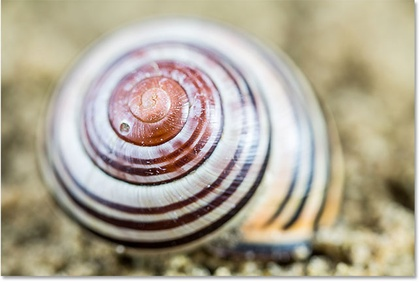
%> input picture sesion3/_61A5845.jpg, 420 x 282 px, shrunk from 643 x 431 before the run
$ octave sesion3.m   (GNU Octave 9; MATLAB toolbox functions it lacks are replaced by stand-ins)
%> lines starting %> are read from the running program, lines starting %| are printed output that depends on the picture
caracol1 = rgb2gray((imread('_61A5845.jpg')));
%> caracol1: size 282x420 uint8; min 0, max 255, mean 167.3
caracol2 = rgb2gray((imread('_61A5855.jpg')));
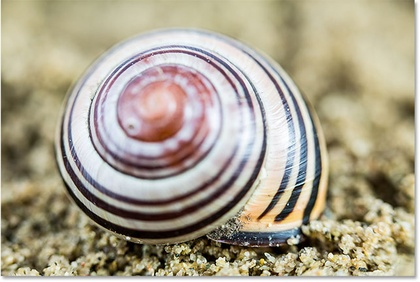
%> input picture sesion3/_61A5855.jpg, 420 x 282 px, shrunk from 643 x 431 before the run
%> caracol2: size 282x420 uint8; min 0, max 255, mean 162.2
caracol3 = rgb2gray((imread('_61A5861.jpg')));
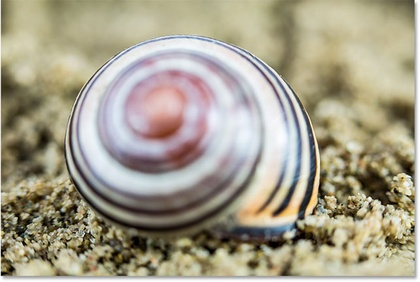
%> input picture sesion3/_61A5861.jpg, 420 x 282 px, shrunk from 643 x 431 before the run
%> caracol3: size 282x420 uint8; min 0, max 255, mean 159

Sv = [-1, 0, 1; -2, 0, 2; -1, 0, 1];
Sh = [-1, -2, -1; 0, 0, 0; 1, 2, 1];

caracol1sv = imfilter(caracol1, Sv);
caracol1sh = imfilter(caracol1, Sh);
caracol1s = abs(caracol1sh) + abs(caracol1sv);
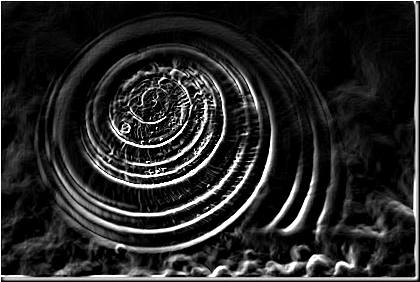
%> caracol1s: size 282x420 uint8; min 0, max 255, mean 39.1

caracol2sv = imfilter(caracol2, Sv);
caracol2sh = imfilter(caracol2, Sh);
caracol2s = abs(caracol2sh) + abs(caracol2sv);
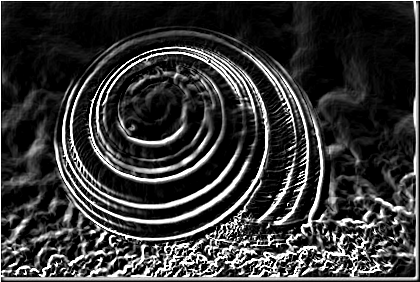
%> caracol2s: size 282x420 uint8; min 0, max 255, mean 54.9

caracol3sv = imfilter(caracol3, Sv);
caracol3sh = imfilter(caracol3, Sh);
caracol3s = abs(caracol3sh) + abs(caracol3sv);
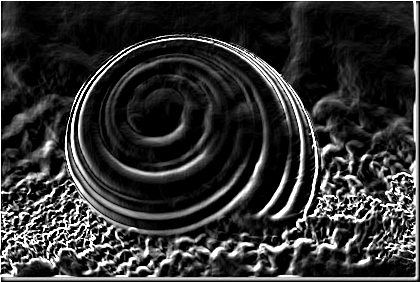
%> caracol3s: size 282x420 uint8; min 0, max 255, mean 50.3

figure
montage({caracol1, caracol1s})

figure
montage({caracol2, caracol2s})

figure
montage({caracol3, caracol3s})
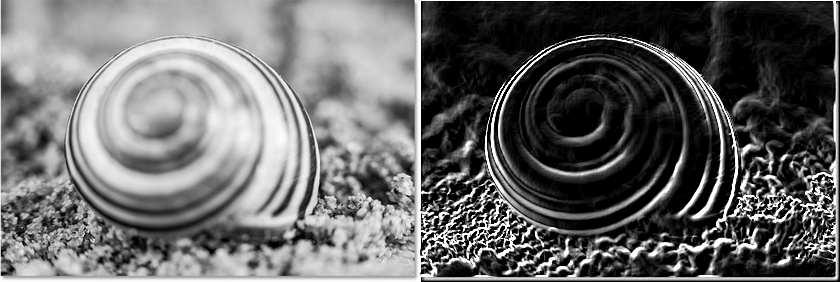
%> displayed picture: size 282x840, on the screen's scale of 0 to 255; min 0, max 255, mean 104.7

multiplicador = 0
caracol1size = size(caracol1s);
%> caracol1size = [282 420]
temp = zeros(max(caracol1size(1), caracol1size(2)), max(caracol1size(1), caracol1size(2)))
for i = 1:caracol1size(1)
    for j = i:(caracol1size(2) - i)
        temp(i, j) = multiplicador
    end
    multiplicador = multiplicador + 1
end
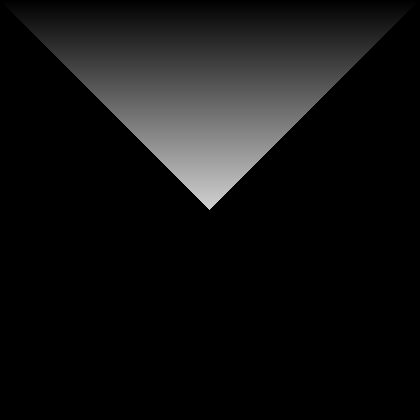
%> temp: size 420x420 double; min 0, max 209, mean 17.4
%> after the loop, multiplicador = 282
